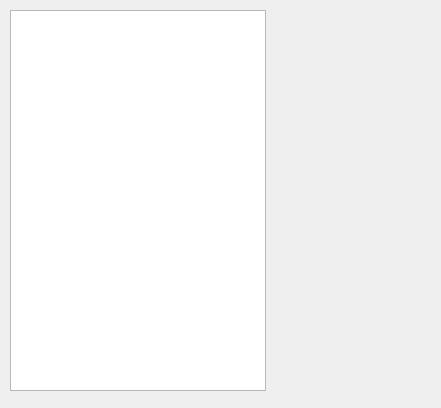
<?xml version="1.0" encoding="UTF-8"?>
<ui version="4.0">
 <class>ChatRoomUI</class>
 <widget class="QWidget" name="ChatRoomUI">
  <property name="geometry">
   <rect>
    <x>0</x>
    <y>0</y>
    <width>441</width>
    <height>408</height>
   </rect>
  </property>
  <property name="windowTitle">
   <string>Form</string>
  </property>
  <widget class="QListView" name="RoomListView">
   <property name="geometry">
    <rect>
     <x>10</x>
     <y>10</y>
     <width>256</width>
     <height>381</height>
    </rect>
   </property>
  </widget>
 </widget>
 <resources/>
 <connections/>
</ui>
